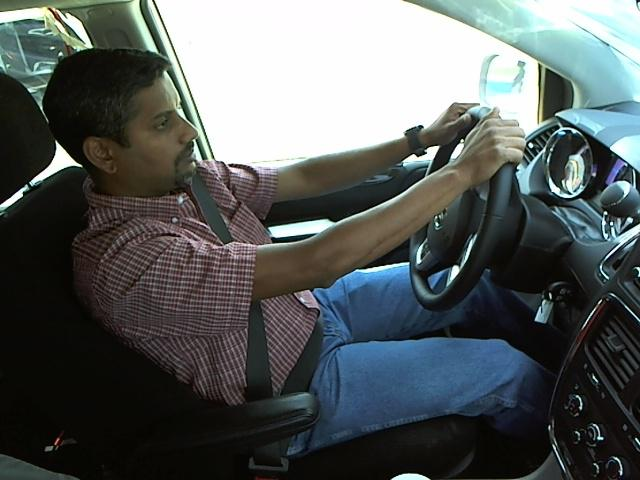
#> input picture practice/img/0.jpg, 640 x 480 px
$ jupyter execute --allow-errors practice_image_processing.ipynb   (shell and % lines are left out)   (older library calls are emulated)
#> lines starting #> are read from the running program, lines starting #| are printed output that depends on the picture
# Image processing
* 연습과정 중의 파일으로 별다른 용도는 없지만 혹시 필요할까 해서 남겨 놓았습니다.

[cell 1]
import PIL
from PIL import Image
import pandas as pd
import pylab
import matplotlib.pyplot as plt
import numpy as np
import os
from functools import reduce

### Load image

[cell 2]
img = Image.open("img/0.jpg")
#> img is the input picture: PIL image 640x480 RGB; mean R, G, B 87.3, 93.1, 92.8
img.size
#> Out = (640, 480)

[cell 3]
img

###  image resize

[cell 4]
change_img = img.resize((120, 90), PIL.Image.ANTIALIAS)
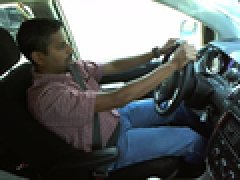
#> change_img: PIL image 120x90 RGB (shown 2 times larger); mean R, G, B 87.2, 93, 92.7

[cell 5]
change_img

### Greyscaling

[cell 6]
gray_img = change_img.convert("L", dither=1) #convert("L") => make grayscale
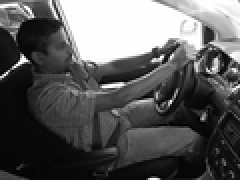
#> gray_img: PIL image 120x90 L (shown 2 times larger); min 0, max 255, mean 91.2

[cell 7]
gray_img

### Inversed

[cell 8]
inversed_img = Image.eval(gray_img, lambda x : 256-x)
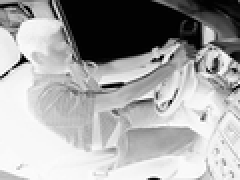
#> inversed_img: PIL image 120x90 L (shown 2 times larger); min 1, max 255, mean 164.8

[cell 9]
inversed_img

### cut_image

[cell 10]
image_cut = np.array(inversed_img)[10:80,20:100]
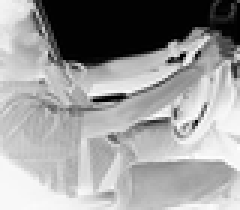
#> image_cut: shape (70, 80) (shown 3 times larger); min 1, max 255, mean 154.4

$ run again, with practice/img/1.jpg copied over practice/img/0.jpg
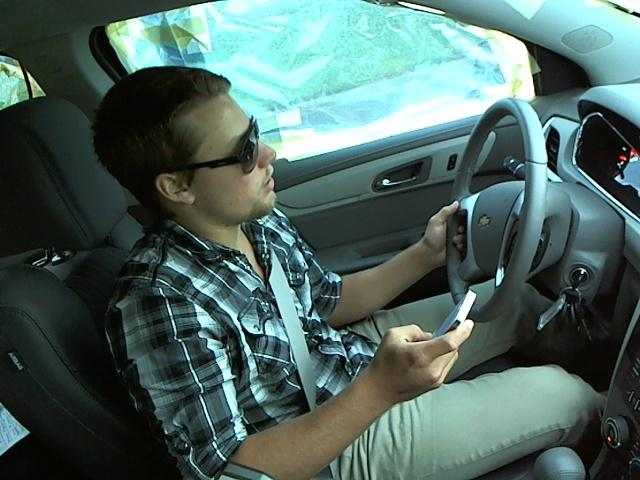
#> input picture practice/img/1.jpg, 640 x 480 px
#> img is the input picture: PIL image 640x480 RGB; mean R, G, B 78.5, 102.4, 97.3
#> `inversed_img = Image.eval(gray_img, lambda x : 256-x)`:
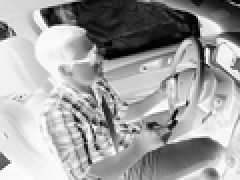
#> inversed_img: PIL image 120x90 L (shown 2 times larger); min 1, max 255, mean 161.4
#> `image_cut = np.array(inversed_img)[10:80,20:100]`:
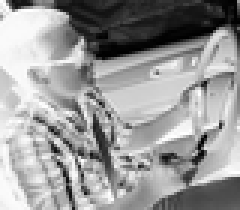
#> image_cut: shape (70, 80) (shown 3 times larger); min 1, max 255, mean 153.1

$ run again, with practice/img/2.jpg copied over practice/img/0.jpg
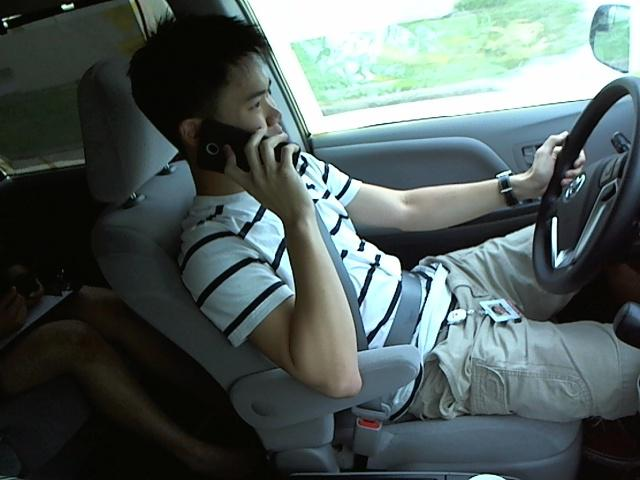
#> input picture practice/img/2.jpg, 640 x 480 px
#> img is the input picture: PIL image 640x480 RGB; mean R, G, B 82.4, 95, 93.6
#> `inversed_img = Image.eval(gray_img, lambda x : 256-x)`:
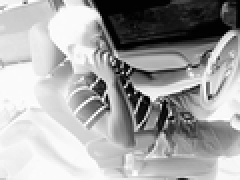
#> inversed_img: PIL image 120x90 L (shown 2 times larger); min 1, max 255, mean 165
#> `image_cut = np.array(inversed_img)[10:80,20:100]`:
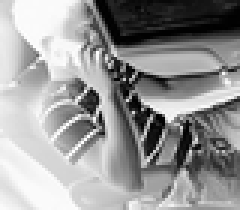
#> image_cut: shape (70, 80) (shown 3 times larger); min 1, max 255, mean 150.8

$ run again, with practice/img/3.jpg copied over practice/img/0.jpg
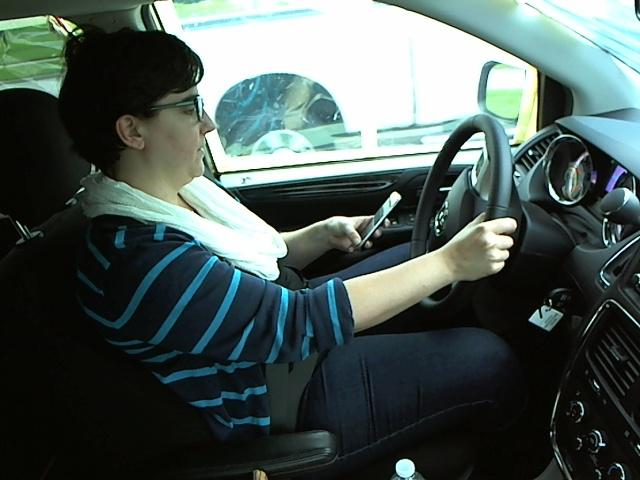
#> input picture practice/img/3.jpg, 640 x 480 px
#> img is the input picture: PIL image 640x480 RGB; mean R, G, B 76, 89.5, 86.2
#> `inversed_img = Image.eval(gray_img, lambda x : 256-x)`:
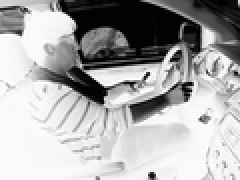
#> inversed_img: PIL image 120x90 L (shown 2 times larger); min 1, max 255, mean 171.1
#> `image_cut = np.array(inversed_img)[10:80,20:100]`:
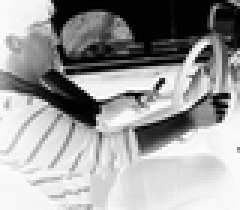
#> image_cut: shape (70, 80) (shown 3 times larger); min 1, max 255, mean 156.8
